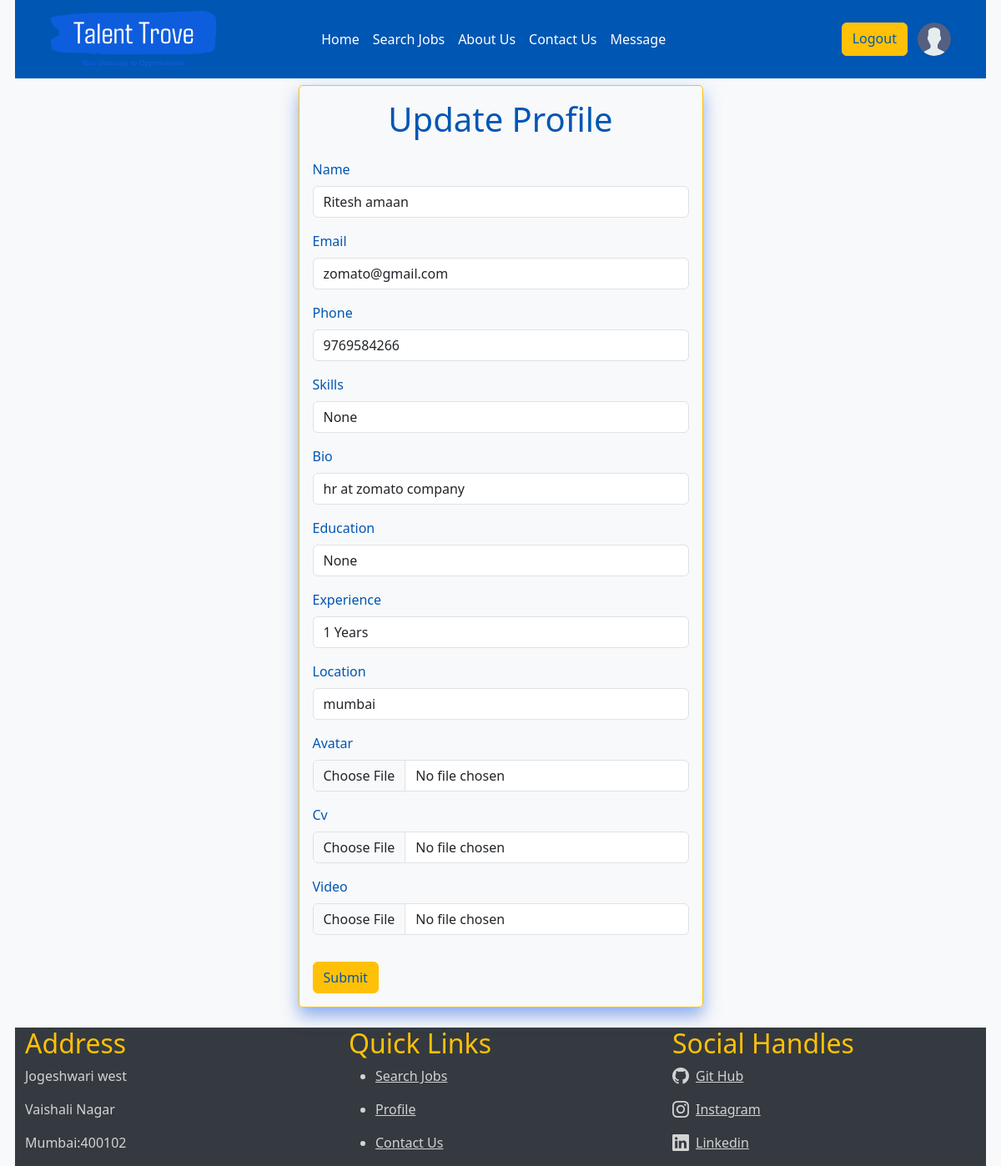
/update_profile/4/ (signed in), run on the app's committed database.
### job_search/models.py (models this page shows, shortened)
class User(AbstractUser):
    username = None
    email = models.EmailField(unique=True)
    phone = models.CharField(max_length=12,null=True,blank=True)
    bio=models.TextField(null=True,blank=True)
    name = models.CharField(max_length=100,null=True,blank=True)
    cv = models.FileField(null=True,blank=True)
    avatar = models.ImageField(null=True,default='avatar.svg')
    skills = models.CharField(max_length=1000,null=True,blank=True)
    complaints = models.TextField(null=True,blank=True)
    experience = models.CharField(max_length=100, default='1 Years')
    education = models.CharField(max_length=100,null=True,blank=True)
    location = models.CharField(max_length=100,null=True,blank=True)
    about = models.CharField(max_length=1000,null=True,blank=True)
    video = models.FileField(null=True,blank=True)
    logo = models.ImageField(null=True,default='avatar.svg')
    organization = models.CharField(null=True,blank=True,max_length=100)
    is_employer = models.BooleanField(default=False)
    is_employee = models.BooleanField(default=False)
    USERNAME_FIELD = 'email'
    REQUIRED_FIELDS=[]
    objects = UserManager()

### job_search/views.py (the view, shortened to what this page needs)
# urls.py: path('update_profile/<int:pk>/',update_profile,name='update_profile'),
@login_required(login_url='loginPage')
def update_profile(request,pk):
    user = User.objects.get(id=pk)
    form = UserForm(instance=user)
    context={'form':form}
    return render(request,'job_search/update_profile.html',context)

### job_search/forms.py
class UserForm(ModelForm):
    class Meta:
        model = User
        fields=[
            'name',
            'email',
            'phone',
            'skills',
            'bio',
            'education',
            'experience',
            'location',
            'avatar',
            'cv',
            'video',
        ]

### job_search/templates/job_search/update_profile.html (shortened to what this page needs)
{% extends 'main.html' %}
{% block content %}
<div class="mt-2 col-md-5 mx-auto p-3  update_form">
    <form method="POST" enctype="multipart/form-data" class="mx-auto">
        <h1 class="text-center mb-4 label">Update Profile</h1>
        {% for field in form %}
        <div class="mb-3">
            <label for="{{ field.id_for_label }}" class="form-label label">{{ field.label }}</label>
            {% if field.field.widget.input_type == 'textarea' %}
            <textarea name="{{ field.name }}" class="form-control custom-textarea" id="{{ field.id_for_label }}">{{ field.value }}</textarea>
            {% else %}
            <input type="{{ field.field.widget.input_type }}" name="{{ field.name }}" class="form-control custom-input" id="{{ field.id_for_label }}" {% if field.field.required %}required{% endif %} value="{{ field.value }}">
            {% endif %}
        </div>
        {% endfor %}
        <a href=""><button type="submit"  class="btn btn-primary mt-3">Submit</button></a>
    </form>
</div>
{% endblock %}

### templates/navbar.html (shortened to what this page needs)
<!DOCTYPE html>
<html lang="en">
<head>
    {% load static %}
</head>
<body>
    <div class="navbar1">
        <nav class="navbar navbar-expand-lg  head">
            <div class="container-fluid head">
                <div class="navbar-brand d-flex align-items-center head">
                    <img src="{% static 'images/logo.svg' %}" class="img-fluid" alt="Logo" width="30" height="24">
                </div>
                <div class="collapse navbar-collapse head" id="navbarNavAltMarkup">
                    <div class="navbar-nav mx-auto head">
                        <a class="nav-link nav-text" aria-current="page" href="{% url 'home' %}">Home</a>
                        <a class="nav-link nav-text" href="{% url 'job_listing' %}">Search Jobs</a>
                        <a class="nav-link nav-text" href="{% url 'about_us' %}">About Us</a>
                        <a class="nav-link nav-text" href="{% url 'contact' %}">Contact Us</a>
                        <a class="nav-link nav-text" href="{% url 'umessage' %}">Message</a>
                    </div>
                    <div class="navbar-nav ms-auto head">
                        {% if request.user.is_authenticated %}
                            <a href="{% url 'loginPage' %}" class="btn btn-primary me-2">Logout</a>
                            <a href="{% url 'profile' %}">
                                <img src="{{ request.user.avatar.url }}" alt="Profile Image" class="profile-image ms-1">
                            </a>
                        {% else %}
                            <a href="{% url 'loginPage' %}" class="btn btn-primary me-2">Login</a>
                            <a href="{% url 'loginPage' %}">
                                <img src="/static/images/avatar.svg" alt="Profile Image" class="profile-image ms-1">
                            </a>
                        {% endif %}
                    </div>
                </div>
            </div>
        </nav>
    </div>
</body>
</html>

### templates/main.html (style rules this page uses)
body { background-color: #F8F9FA ; }
img { width: 200px; height: 200px; object-fit: cover; }

### templates/navbar.html (style rules this page uses)
.navbar1 { background-color: #0056B3; }
.navbar-nav .nav-link { color: #FFFFFF; font-weight: 500; padding: 0 15px; transition: color 0.3s; }
.head { background-color: #0056B3; }
.profile-image { border-radius: 50%; width: 40px; height: 40px; margin-left: 10px; }
.btn-primary { background-color: #FFC107; border-color: #FFC107; color: #0056B3; }
.container-fluid { padding: 0 30px; }

### job_search/templates/job_search/update_profile.html (style rules this page uses)
.label { color: #0056B3; }
.update_form { border: 1.5px solid #FFC107; box-shadow: 0 10px 20px rgba(36, 95, 221, 0.5); border-radius: 5px; }

### data on the page
User: user.avatar (placeholder picture)
User: name "Ritesh amaan" "zomato@gmail.com" "9769584266" "hr at zomato company" "1 Years" "mumbai"

### other printed values
{{ field.label }} "Name" "Email" "Phone" "Skills" "Bio" "Education" "Experience" "Location" "Avatar" "Cv" "Video"
